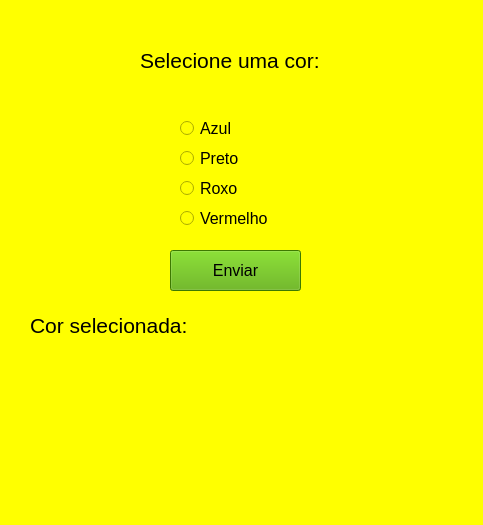
<?xml version="1.0" encoding="UTF-8"?>
<ui version="4.0">
 <class>MainWindow</class>
 <widget class="QMainWindow" name="MainWindow">
  <property name="geometry">
   <rect>
    <x>0</x>
    <y>0</y>
    <width>483</width>
    <height>525</height>
   </rect>
  </property>
  <property name="windowTitle">
   <string>MainWindow</string>
  </property>
  <property name="styleSheet">
   <string notr="true">background-color:rgb(255, 255, 0)</string>
  </property>
  <widget class="QWidget" name="centralwidget">
   <widget class="QRadioButton" name="radioButton">
    <property name="geometry">
     <rect>
      <x>180</x>
      <y>120</y>
      <width>111</width>
      <height>17</height>
     </rect>
    </property>
    <property name="font">
     <font>
      <pointsize>12</pointsize>
     </font>
    </property>
    <property name="text">
     <string>Azul</string>
    </property>
   </widget>
   <widget class="QRadioButton" name="radioButton_2">
    <property name="geometry">
     <rect>
      <x>180</x>
      <y>150</y>
      <width>111</width>
      <height>17</height>
     </rect>
    </property>
    <property name="font">
     <font>
      <pointsize>12</pointsize>
     </font>
    </property>
    <property name="text">
     <string>Preto</string>
    </property>
   </widget>
   <widget class="QRadioButton" name="radioButton_3">
    <property name="geometry">
     <rect>
      <x>180</x>
      <y>180</y>
      <width>111</width>
      <height>17</height>
     </rect>
    </property>
    <property name="font">
     <font>
      <pointsize>12</pointsize>
     </font>
    </property>
    <property name="text">
     <string>Roxo</string>
    </property>
   </widget>
   <widget class="QRadioButton" name="radioButton_4">
    <property name="geometry">
     <rect>
      <x>180</x>
      <y>210</y>
      <width>111</width>
      <height>17</height>
     </rect>
    </property>
    <property name="font">
     <font>
      <pointsize>12</pointsize>
     </font>
    </property>
    <property name="text">
     <string>Vermelho</string>
    </property>
   </widget>
   <widget class="QLabel" name="label">
    <property name="geometry">
     <rect>
      <x>140</x>
      <y>40</y>
      <width>191</width>
      <height>41</height>
     </rect>
    </property>
    <property name="font">
     <font>
      <pointsize>16</pointsize>
     </font>
    </property>
    <property name="text">
     <string>Selecione uma cor:</string>
    </property>
   </widget>
   <widget class="QLabel" name="label_2">
    <property name="geometry">
     <rect>
      <x>30</x>
      <y>310</y>
      <width>261</width>
      <height>31</height>
     </rect>
    </property>
    <property name="font">
     <font>
      <pointsize>16</pointsize>
     </font>
    </property>
    <property name="text">
     <string>Cor selecionada: </string>
    </property>
   </widget>
   <widget class="QPushButton" name="pushButton">
    <property name="geometry">
     <rect>
      <x>170</x>
      <y>250</y>
      <width>131</width>
      <height>41</height>
     </rect>
    </property>
    <property name="font">
     <font>
      <pointsize>12</pointsize>
     </font>
    </property>
    <property name="styleSheet">
     <string notr="true">background-color:rgb(85, 170, 0)</string>
    </property>
    <property name="text">
     <string>Enviar</string>
    </property>
   </widget>
  </widget>
  <widget class="QMenuBar" name="menubar">
   <property name="geometry">
    <rect>
     <x>0</x>
     <y>0</y>
     <width>483</width>
     <height>21</height>
    </rect>
   </property>
  </widget>
  <widget class="QStatusBar" name="statusbar"/>
 </widget>
 <resources/>
 <connections/>
</ui>
